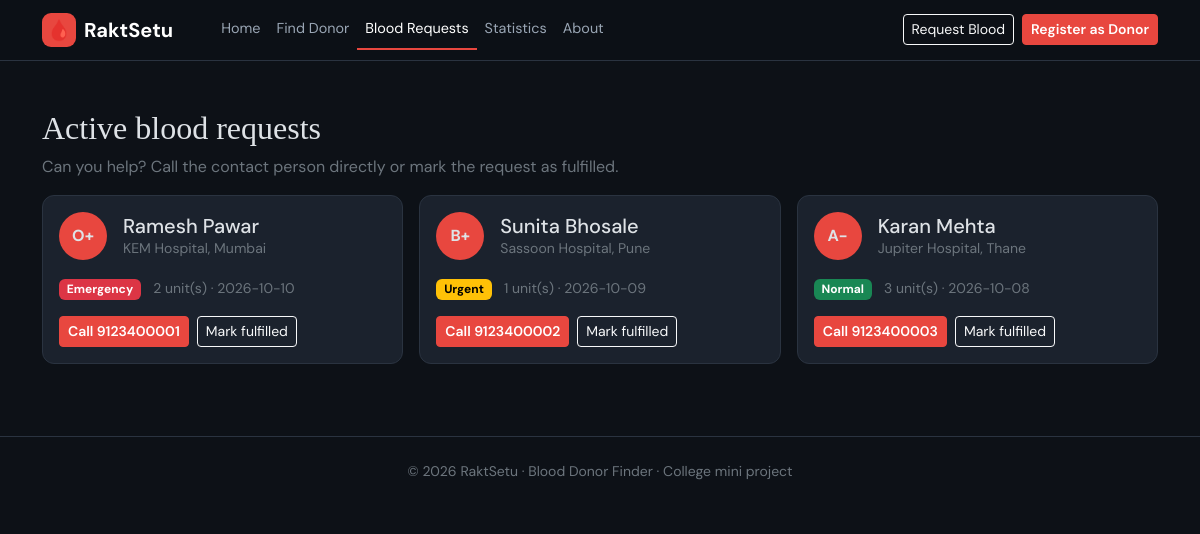
The app's page /requests with its own data.
### tables this page shows
CREATE TABLE requests(
      id INTEGER PRIMARY KEY AUTOINCREMENT, patient TEXT NOT NULL, bg TEXT NOT NULL,
      hospital TEXT NOT NULL, city TEXT NOT NULL, units INTEGER NOT NULL, phone TEXT NOT NULL,
      urgency TEXT NOT NULL, created TEXT NOT NULL, fulfilled INTEGER NOT NULL DEFAULT 0);

### app.py (the view)
@app.route("/requests")
def requests_page():
    rows = get_db().execute(
        "SELECT * FROM requests WHERE fulfilled=0 ORDER BY CASE urgency "
        "WHEN 'Emergency' THEN 0 WHEN 'Urgent' THEN 1 ELSE 2 END, id DESC").fetchall()
    return render_template("requests.html", reqs=rows)

### app.py (called while the page is built)
def get_db():
    if "db" not in g:
        g.db = Conn()
    return g.db

def all_cities():
    rows = get_db().execute("SELECT DISTINCT city FROM donors ORDER BY city").fetchall()
    base = ["Mumbai", "Pune", "Thane", "Nashik", "Solapur", "Nagpur"]
    return sorted(set(base) | {r["city"] for r in rows})

@app.context_processor
def inject():
    return {"BLOOD_GROUPS": BLOOD_GROUPS, "URGENCY": URGENCY, "cities": all_cities()}

    def execute(self, sql, args=()):
        if PG:
            cur = self.c.cursor(cursor_factory=psycopg2.extras.RealDictCursor)
            cur.execute(sql.replace("?", "%s"), args)
            return cur
        return self.c.execute(sql, args)

    def close(self):
        self.c.close()

### templates/requests.html (shortened to what this page needs)
{% extends "base.html" %}
{% block content %}
<div class="container py-4">
  <h2>Active blood requests</h2>
  <p class="text-secondary">Can you help? Call the contact person directly or mark the request as fulfilled.</p>
  <div class="row g-3">
    {% for r in reqs %}
    <div class="col-md-6 col-lg-4"><div class="card rs-card h-100"><div class="card-body">
      <div class="d-flex align-items-center gap-3 mb-3">
        <span class="rs-bg">{{ r.bg }}</span>
        <div><h5 class="mb-0">{{ r.patient }}</h5><div class="text-secondary small">{{ r.hospital }}, {{ r.city }}</div></div>
      </div>
      <span class="badge {{ {'Emergency':'text-bg-danger','Urgent':'text-bg-warning','Normal':'text-bg-success'}[r.urgency] }}">{{ r.urgency }}</span>
      <span class="text-secondary small ms-2">{{ r.units }} unit(s) · {{ r.created }}</span>
      <div class="mt-3 d-flex gap-2 flex-wrap">
        <a class="btn btn-rs btn-sm" href="tel:{{ r.phone }}">Call {{ r.phone }}</a>
        <form method="post" action="{{ url_for('fulfill', rid=r.id) }}"><button class="btn btn-outline-light btn-sm" type="submit">Mark fulfilled</button></form>
      </div>
    </div></div></div>
    {% else %}
    <div class="col-12"><div class="rs-empty">No active requests right now.</div></div>
    {% endfor %}
  </div>
</div>
{% endblock %}

### static/style.css (style rules this page uses)
:root { --rs-red:#e8473f;--rs-gold:#f2a541;--rs-bg:#0d1117;--rs-card:#1b222d;--rs-line:#2a3340;--bs-body-bg:var(--rs-bg);--bs-body-font-family:'DM Sans','Segoe UI',system-ui,sans-serif }
body { background:var(--rs-bg) }
h1,h2,h3 { font-family:'Playfair Display',Georgia,serif }
.btn-rs { background:var(--rs-red);border-color:var(--rs-red);color:#fff;font-weight:600 }
.rs-card { background:var(--rs-card);border:1px solid var(--rs-line);border-radius:12px }
.rs-bg { display:inline-grid;place-items:center;min-width:48px;height:48px;padding:0 8px;border-radius:50%;background:var(--rs-red);font-weight:700;flex:none }

### records on screen
requests: bg "O+", patient "Ramesh Pawar", hospital "KEM Hospital", city "Mumbai", urgency "Emergency", units "2", created "2026-10-10", phone "9123400001"
requests: bg "B+", patient "Sunita Bhosale", hospital "Sassoon Hospital", city "Pune", urgency "Urgent", units "1", created "2026-10-09", phone "9123400002"
requests: bg "A-", patient "Karan Mehta", hospital "Jupiter Hospital", city "Thane", urgency "Normal", units "3", created "2026-10-08", phone "9123400003"
